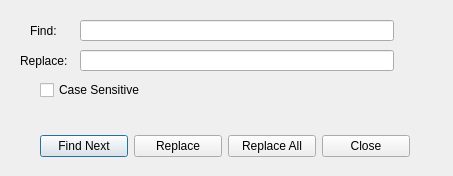
<?xml version="1.0" encoding="UTF-8"?>
<ui version="4.0">
 <class>find_replace_dialog</class>
 <widget class="QDialog" name="find_replace_dialog">
  <property name="geometry">
   <rect>
    <x>0</x>
    <y>0</y>
    <width>453</width>
    <height>176</height>
   </rect>
  </property>
  <property name="windowTitle">
   <string>find_replace_dialog</string>
  </property>
  <widget class="QLabel" name="label_find">
   <property name="geometry">
    <rect>
     <x>30</x>
     <y>20</y>
     <width>30</width>
     <height>21</height>
    </rect>
   </property>
   <property name="text">
    <string>Find:</string>
   </property>
  </widget>
  <widget class="QLineEdit" name="find_input">
   <property name="geometry">
    <rect>
     <x>80</x>
     <y>20</y>
     <width>314</width>
     <height>21</height>
    </rect>
   </property>
  </widget>
  <widget class="QLineEdit" name="replace_input">
   <property name="geometry">
    <rect>
     <x>80</x>
     <y>50</y>
     <width>314</width>
     <height>21</height>
    </rect>
   </property>
  </widget>
  <widget class="QLabel" name="label_replace">
   <property name="geometry">
    <rect>
     <x>20</x>
     <y>50</y>
     <width>52</width>
     <height>21</height>
    </rect>
   </property>
   <property name="text">
    <string>Replace:</string>
   </property>
  </widget>
  <widget class="QCheckBox" name="case_sensitive_check">
   <property name="geometry">
    <rect>
     <x>40</x>
     <y>80</y>
     <width>325</width>
     <height>20</height>
    </rect>
   </property>
   <property name="text">
    <string>Case Sensitive</string>
   </property>
  </widget>
  <widget class="QWidget" name="layoutWidget">
   <property name="geometry">
    <rect>
     <x>40</x>
     <y>130</y>
     <width>370</width>
     <height>32</height>
    </rect>
   </property>
   <layout class="QHBoxLayout" name="horizontalLayout">
    <item>
     <widget class="QPushButton" name="find_next_button">
      <property name="text">
       <string>Find Next</string>
      </property>
      <property name="default">
       <bool>true</bool>
      </property>
     </widget>
    </item>
    <item>
     <widget class="QPushButton" name="replace_button">
      <property name="text">
       <string>Replace</string>
      </property>
     </widget>
    </item>
    <item>
     <widget class="QPushButton" name="replace_all_button">
      <property name="text">
       <string>Replace All</string>
      </property>
     </widget>
    </item>
    <item>
     <widget class="QPushButton" name="close_button">
      <property name="text">
       <string>Close</string>
      </property>
     </widget>
    </item>
   </layout>
  </widget>
 </widget>
 <resources/>
 <connections/>
</ui>
